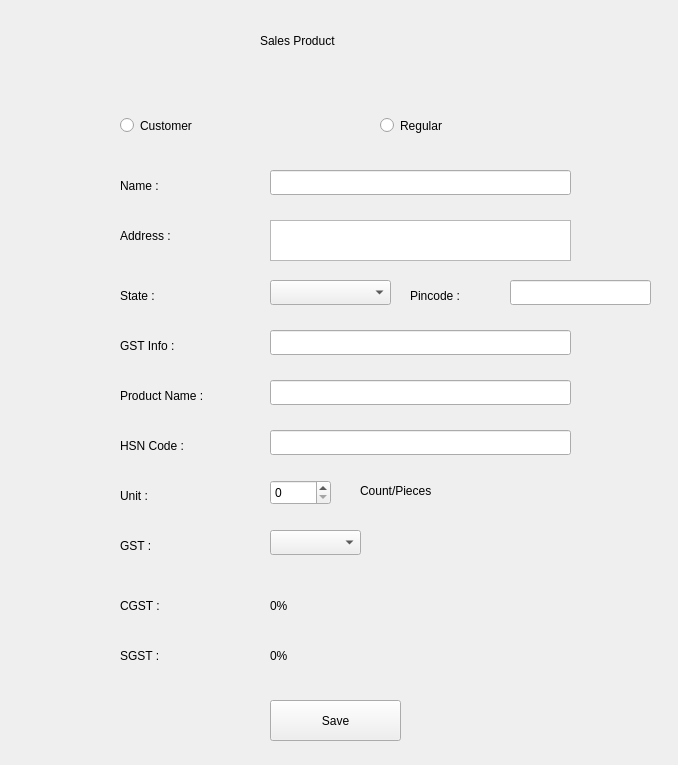
<?xml version="1.0" encoding="UTF-8"?>
<ui version="4.0">
 <class>Sales</class>
 <widget class="QWidget" name="Sales">
  <property name="geometry">
   <rect>
    <x>0</x>
    <y>0</y>
    <width>678</width>
    <height>765</height>
   </rect>
  </property>
  <property name="sizePolicy">
   <sizepolicy hsizetype="Fixed" vsizetype="Fixed">
    <horstretch>0</horstretch>
    <verstretch>0</verstretch>
   </sizepolicy>
  </property>
  <property name="minimumSize">
   <size>
    <width>678</width>
    <height>765</height>
   </size>
  </property>
  <property name="maximumSize">
   <size>
    <width>678</width>
    <height>765</height>
   </size>
  </property>
  <property name="windowTitle">
   <string>Form</string>
  </property>
  <widget class="QLabel" name="label">
   <property name="geometry">
    <rect>
     <x>260</x>
     <y>20</y>
     <width>181</width>
     <height>41</height>
    </rect>
   </property>
   <property name="sizePolicy">
    <sizepolicy hsizetype="Fixed" vsizetype="Fixed">
     <horstretch>0</horstretch>
     <verstretch>0</verstretch>
    </sizepolicy>
   </property>
   <property name="minimumSize">
    <size>
     <width>181</width>
     <height>41</height>
    </size>
   </property>
   <property name="maximumSize">
    <size>
     <width>181</width>
     <height>41</height>
    </size>
   </property>
   <property name="styleSheet">
    <string notr="true">font: 700 14pt &quot;Segoe UI&quot;;</string>
   </property>
   <property name="text">
    <string>Sales Product</string>
   </property>
  </widget>
  <widget class="QRadioButton" name="customer">
   <property name="geometry">
    <rect>
     <x>120</x>
     <y>110</y>
     <width>107</width>
     <height>31</height>
    </rect>
   </property>
   <property name="styleSheet">
    <string notr="true">font: 700 10pt &quot;Segoe UI&quot;;</string>
   </property>
   <property name="text">
    <string>Customer</string>
   </property>
  </widget>
  <widget class="QRadioButton" name="Regular">
   <property name="geometry">
    <rect>
     <x>380</x>
     <y>110</y>
     <width>107</width>
     <height>31</height>
    </rect>
   </property>
   <property name="styleSheet">
    <string notr="true">font: 700 10pt &quot;Segoe UI&quot;;</string>
   </property>
   <property name="text">
    <string>Regular</string>
   </property>
  </widget>
  <widget class="QLabel" name="label_2">
   <property name="geometry">
    <rect>
     <x>120</x>
     <y>170</y>
     <width>71</width>
     <height>31</height>
    </rect>
   </property>
   <property name="styleSheet">
    <string notr="true">font: 700 10pt &quot;Segoe UI&quot;;</string>
   </property>
   <property name="text">
    <string>Name :</string>
   </property>
  </widget>
  <widget class="QLabel" name="label_3">
   <property name="geometry">
    <rect>
     <x>120</x>
     <y>220</y>
     <width>81</width>
     <height>31</height>
    </rect>
   </property>
   <property name="styleSheet">
    <string notr="true">font: 700 10pt &quot;Segoe UI&quot;;</string>
   </property>
   <property name="text">
    <string>Address :</string>
   </property>
  </widget>
  <widget class="QLabel" name="label_4">
   <property name="geometry">
    <rect>
     <x>120</x>
     <y>280</y>
     <width>71</width>
     <height>31</height>
    </rect>
   </property>
   <property name="styleSheet">
    <string notr="true">font: 700 10pt &quot;Segoe UI&quot;;</string>
   </property>
   <property name="text">
    <string>State :</string>
   </property>
  </widget>
  <widget class="QLabel" name="label_5">
   <property name="geometry">
    <rect>
     <x>410</x>
     <y>280</y>
     <width>91</width>
     <height>31</height>
    </rect>
   </property>
   <property name="styleSheet">
    <string notr="true">font: 700 10pt &quot;Segoe UI&quot;;</string>
   </property>
   <property name="text">
    <string>Pincode :</string>
   </property>
  </widget>
  <widget class="QLabel" name="label_6">
   <property name="geometry">
    <rect>
     <x>120</x>
     <y>330</y>
     <width>91</width>
     <height>31</height>
    </rect>
   </property>
   <property name="styleSheet">
    <string notr="true">font: 700 10pt &quot;Segoe UI&quot;;</string>
   </property>
   <property name="text">
    <string>GST Info :</string>
   </property>
  </widget>
  <widget class="QLabel" name="label_7">
   <property name="geometry">
    <rect>
     <x>120</x>
     <y>380</y>
     <width>131</width>
     <height>31</height>
    </rect>
   </property>
   <property name="styleSheet">
    <string notr="true">font: 700 10pt &quot;Segoe UI&quot;;</string>
   </property>
   <property name="text">
    <string>Product Name :</string>
   </property>
  </widget>
  <widget class="QLabel" name="label_8">
   <property name="geometry">
    <rect>
     <x>120</x>
     <y>430</y>
     <width>111</width>
     <height>31</height>
    </rect>
   </property>
   <property name="styleSheet">
    <string notr="true">font: 700 10pt &quot;Segoe UI&quot;;</string>
   </property>
   <property name="text">
    <string>HSN Code :</string>
   </property>
  </widget>
  <widget class="QLabel" name="label_9">
   <property name="geometry">
    <rect>
     <x>120</x>
     <y>480</y>
     <width>91</width>
     <height>31</height>
    </rect>
   </property>
   <property name="styleSheet">
    <string notr="true">font: 700 10pt &quot;Segoe UI&quot;;</string>
   </property>
   <property name="text">
    <string>Unit :</string>
   </property>
  </widget>
  <widget class="QLabel" name="label_10">
   <property name="geometry">
    <rect>
     <x>120</x>
     <y>590</y>
     <width>71</width>
     <height>31</height>
    </rect>
   </property>
   <property name="styleSheet">
    <string notr="true">font: 700 10pt &quot;Segoe UI&quot;;</string>
   </property>
   <property name="text">
    <string>CGST :</string>
   </property>
  </widget>
  <widget class="QLabel" name="label_11">
   <property name="geometry">
    <rect>
     <x>120</x>
     <y>640</y>
     <width>71</width>
     <height>31</height>
    </rect>
   </property>
   <property name="styleSheet">
    <string notr="true">font: 700 10pt &quot;Segoe UI&quot;;</string>
   </property>
   <property name="text">
    <string>SGST :</string>
   </property>
  </widget>
  <widget class="QLineEdit" name="uname">
   <property name="geometry">
    <rect>
     <x>270</x>
     <y>170</y>
     <width>301</width>
     <height>25</height>
    </rect>
   </property>
  </widget>
  <widget class="QPlainTextEdit" name="address">
   <property name="geometry">
    <rect>
     <x>270</x>
     <y>220</y>
     <width>301</width>
     <height>41</height>
    </rect>
   </property>
  </widget>
  <widget class="QLineEdit" name="code">
   <property name="geometry">
    <rect>
     <x>510</x>
     <y>280</y>
     <width>141</width>
     <height>25</height>
    </rect>
   </property>
  </widget>
  <widget class="QComboBox" name="state">
   <property name="geometry">
    <rect>
     <x>270</x>
     <y>280</y>
     <width>121</width>
     <height>25</height>
    </rect>
   </property>
  </widget>
  <widget class="QLineEdit" name="gstinfo">
   <property name="geometry">
    <rect>
     <x>270</x>
     <y>330</y>
     <width>301</width>
     <height>25</height>
    </rect>
   </property>
  </widget>
  <widget class="QLineEdit" name="pname">
   <property name="geometry">
    <rect>
     <x>270</x>
     <y>380</y>
     <width>301</width>
     <height>25</height>
    </rect>
   </property>
  </widget>
  <widget class="QLineEdit" name="hsn">
   <property name="geometry">
    <rect>
     <x>270</x>
     <y>430</y>
     <width>301</width>
     <height>25</height>
    </rect>
   </property>
  </widget>
  <widget class="QSpinBox" name="unit">
   <property name="geometry">
    <rect>
     <x>270</x>
     <y>480</y>
     <width>61</width>
     <height>25</height>
    </rect>
   </property>
  </widget>
  <widget class="QLabel" name="label_12">
   <property name="geometry">
    <rect>
     <x>360</x>
     <y>470</y>
     <width>121</width>
     <height>41</height>
    </rect>
   </property>
   <property name="styleSheet">
    <string notr="true">font: 700 10pt &quot;Segoe UI&quot;;</string>
   </property>
   <property name="text">
    <string>Count/Pieces</string>
   </property>
  </widget>
  <widget class="QLabel" name="label_13">
   <property name="geometry">
    <rect>
     <x>120</x>
     <y>530</y>
     <width>81</width>
     <height>31</height>
    </rect>
   </property>
   <property name="styleSheet">
    <string notr="true">font: 700 10pt &quot;Segoe UI&quot;;</string>
   </property>
   <property name="text">
    <string>GST :</string>
   </property>
  </widget>
  <widget class="QComboBox" name="gst">
   <property name="geometry">
    <rect>
     <x>270</x>
     <y>530</y>
     <width>91</width>
     <height>25</height>
    </rect>
   </property>
  </widget>
  <widget class="QLabel" name="cgst">
   <property name="geometry">
    <rect>
     <x>270</x>
     <y>590</y>
     <width>91</width>
     <height>31</height>
    </rect>
   </property>
   <property name="styleSheet">
    <string notr="true">font: 700 10pt &quot;Segoe UI&quot;;</string>
   </property>
   <property name="text">
    <string>0%</string>
   </property>
  </widget>
  <widget class="QLabel" name="sgst">
   <property name="geometry">
    <rect>
     <x>270</x>
     <y>640</y>
     <width>81</width>
     <height>31</height>
    </rect>
   </property>
   <property name="styleSheet">
    <string notr="true">font: 700 10pt &quot;Segoe UI&quot;;</string>
   </property>
   <property name="text">
    <string>0%</string>
   </property>
  </widget>
  <widget class="QPushButton" name="save">
   <property name="geometry">
    <rect>
     <x>270</x>
     <y>700</y>
     <width>131</width>
     <height>41</height>
    </rect>
   </property>
   <property name="sizePolicy">
    <sizepolicy hsizetype="Fixed" vsizetype="Fixed">
     <horstretch>0</horstretch>
     <verstretch>0</verstretch>
    </sizepolicy>
   </property>
   <property name="minimumSize">
    <size>
     <width>131</width>
     <height>41</height>
    </size>
   </property>
   <property name="maximumSize">
    <size>
     <width>131</width>
     <height>41</height>
    </size>
   </property>
   <property name="text">
    <string>Save</string>
   </property>
  </widget>
 </widget>
 <resources/>
 <connections/>
</ui>
